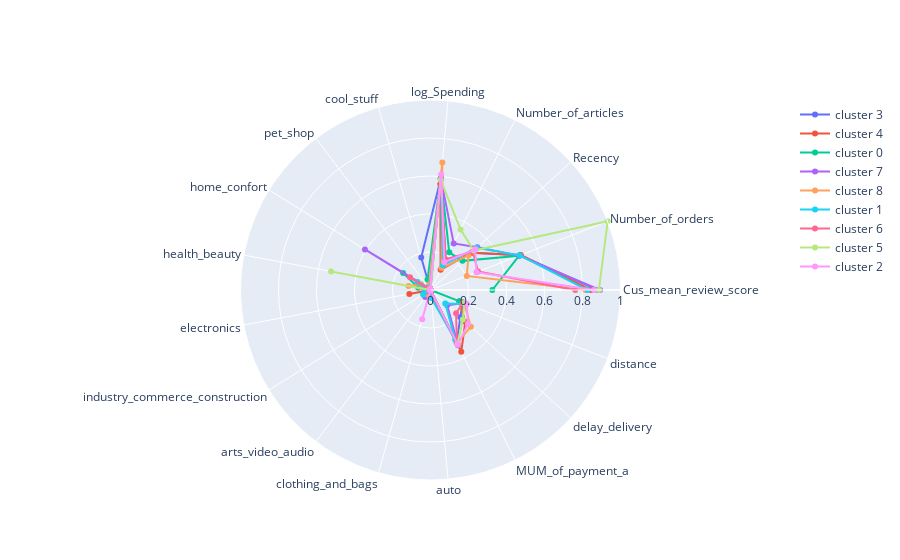

Here is the notebook cell this chart was saved with:
### Code cell
polarplt(df0, 'cluster', selection)

### Figure 1 — Plotly figure (JSON) as saved in the notebook; plotly's stock layout.template omitted (floating-point values rounded to 4 significant figures)
{"data": [{"name": "cluster 3", "r": [0.8809, 0.5047, 0.2913, 0.1796, 0.5909, 0.1784, 0.0002871, 0.001507, 0.0002871, 0.0001435, 0.0008612, 0.0007177, 0.0008612, 0.0004306, 0.3095, 0.2124, 0.1819], "theta": ["Cus_mean_review_score", "Number_of_orders", "Recency", "Number_of_articles", "log_Spending", "cool_stuff", "pet_shop", "home_confort", "health_beauty", "electronics", "industry_commerce_construction", "arts_video_audio", "clothing_and_bags", "auto", "MUM_of_payment_a", "delay_delivery", "distance", "cluster"], "type": "scatterpolar"}, {"name": "cluster 4", "r": [0.8446, 0.51, 0.2915, 0.1192, 0.5598, 0.005712, 0.001727, 0.00279, 0.001063, 0.1135, 0.001594, 0.005358, 0.0002657, 0.00279, 0.3634, 0.2478, 0.1621], "theta": ["Cus_mean_review_score", "Number_of_orders", "Recency", "Number_of_articles", "log_Spending", "cool_stuff", "pet_shop", "home_confort", "health_beauty", "electronics", "industry_commerce_construction", "arts_video_audio", "clothing_and_bags", "auto", "MUM_of_payment_a", "delay_delivery", "distance", "cluster"], "type": "scatterpolar"}, {"name": "cluster 0", "r": [0.3252, 0.5005, 0.2276, 0.2213, 0.5909, 0.05703, 0.005917, 0.1695, 0.06525, 0.01446, 0.02772, 0.02901, 0.02794, 0.02268, 0.3251, -0.1894, 0.1653], "theta": ["Cus_mean_review_score", "Number_of_orders", "Recency", "Number_of_articles", "log_Spending", "cool_stuff", "pet_shop", "home_confort", "health_beauty", "electronics", "industry_commerce_construction", "arts_video_audio", "clothing_and_bags", "auto", "MUM_of_payment_a", "delay_delivery", "distance", "cluster"], "type": "scatterpolar"}, {"name": "cluster 7", "r": [0.8921, 0.5006, 0.3332, 0.274, 0.5899, 0.0007984, 0.01033, 0.4056, 7.258e-05, null, 0.005299, 0.04644, null, 0.01945, 0.3238, 0.1189, 0.1913], "theta": ["Cus_mean_review_score", "Number_of_orders", "Recency", "Number_of_articles", "log_Spending", "cool_stuff", "pet_shop", "home_confort", "health_beauty", "electronics", "industry_commerce_construction", "arts_video_audio", "clothing_and_bags", "auto", "MUM_of_payment_a", "delay_delivery", "distance", "cluster"], "type": "scatterpolar"}, {"name": "cluster 8", "r": [0.8163, 0.2047, 0.2707, 0.1289, 0.6742, 0.02822, 0.005906, 0.05807, 0.1177, 0.01247, 0.01969, 0.02756, 0.01837, 0.005249, 0.311, 0.2876, 0.1894], "theta": ["Cus_mean_review_score", "Number_of_orders", "Recency", "Number_of_articles", "log_Spending", "cool_stuff", "pet_shop", "home_confort", "health_beauty", "electronics", "industry_commerce_construction", "arts_video_audio", "clothing_and_bags", "auto", "MUM_of_payment_a", "delay_delivery", "distance", "cluster"], "type": "scatterpolar"}, {"name": "cluster 1", "r": [0.8267, 0.5043, 0.329, 0.1454, 0.5882, 0.01269, 0.01495, 0.08046, 0.0327, 0.005594, 0.04583, 0.01393, 0.01033, 0.04217, 0.2915, 0.1055, 0.2028], "theta": ["Cus_mean_review_score", "Number_of_orders", "Recency", "Number_of_articles", "log_Spending", "cool_stuff", "pet_shop", "home_confort", "health_beauty", "electronics", "industry_commerce_construction", "arts_video_audio", "clothing_and_bags", "auto", "MUM_of_payment_a", "delay_delivery", "distance", "cluster"], "type": "scatterpolar"}, {"name": "cluster 6", "r": [0.7617, 0.2685, 0.3009, 0.1792, 0.5862, 0.00896, 0.005709, 0.1269, 0.005233, 0.004916, 0.004948, 0.003925, 0.01189, 0.003806, 0.3121, 0.182, 0.1836], "theta": ["Cus_mean_review_score", "Number_of_orders", "Recency", "Number_of_articles", "log_Spending", "cool_stuff", "pet_shop", "home_confort", "health_beauty", "electronics", "industry_commerce_construction", "arts_video_audio", "clothing_and_bags", "auto", "MUM_of_payment_a", "delay_delivery", "distance", "cluster"], "type": "scatterpolar"}, {"name": "cluster 5", "r": [0.8863, 1, 0.308, 0.3551, 0.5819, 0.000125, 0.000125, 0.00075, 0.5326, null, null, 0.00025, null, null, 0.3183, 0.2305, 0.1905], "theta": ["Cus_mean_review_score", "Number_of_orders", "Recency", "Number_of_articles", "log_Spending", "cool_stuff", "pet_shop", "home_confort", "health_beauty", "electronics", "industry_commerce_construction", "arts_video_audio", "clothing_and_bags", "auto", "MUM_of_payment_a", "delay_delivery", "distance", "cluster"], "type": "scatterpolar"}, {"name": "cluster 2", "r": [0.8603, 0.2594, 0.3192, 0.1633, 0.6103, 0.007399, 0.0006577, 0.004933, 0.0009865, 0.001644, 0.002302, 0.001644, 0.1597, 0.0006577, 0.3224, 0.2663, 0.2048], "theta": ["Cus_mean_review_score", "Number_of_orders", "Recency", "Number_of_articles", "log_Spending", "cool_stuff", "pet_shop", "home_confort", "health_beauty", "electronics", "industry_commerce_construction", "arts_video_audio", "clothing_and_bags", "auto", "MUM_of_payment_a", "delay_delivery", "distance", "cluster"], "type": "scatterpolar"}], "layout": {"polar": {"radialaxis": {"range": [0, 1], "visible": true}}, "showlegend": true}}
